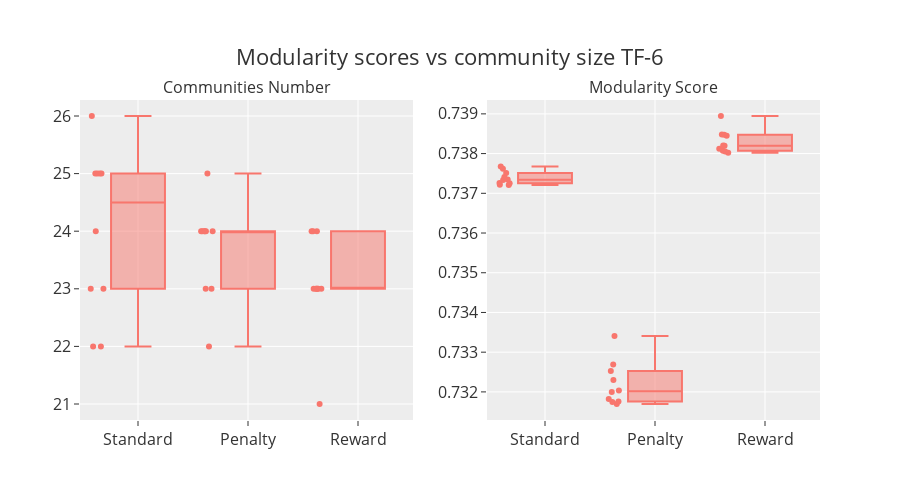

Notebook code cell kept with this figure:
### Markdown cell above
# Leiden score comparison

Looking at the leiden score comparison between experiments

### Code cell
leiden_scores = tum.comb_leiden_scores()

# the TF = 50 contain experiments with the different modifiers
leiden_scores = leiden_scores.loc[leiden_scores["TF"] != "50"]

# Specific to the tum dataset
leiden_scores.loc[leiden_scores["Modifier"] == "beta", "Modifier"] = "Penalty"

# Figure for multiple TFs and 3 Leiden scores
fig = px.scatter(leiden_scores, x="Modifier", color="TF", y="ModularityScore", size="ModuleNum", facet_col="Leiden Rank", facet_col_wrap=4)

# Fir for one TF and 10 Leiden scores
fig = gh.plot_leiden(exps=tum, tf="6")
fig.update_layout(font=dict(size=16))
# save_fig(name="LeidenMetrics_{}".format(label), fig=fig, base_path=figures_path, width=1400, height=600)

### Figure 1 — Plotly figure (JSON) as saved in the notebook; plotly's stock layout.template omitted (floating-point values rounded to 4 significant figures)
{"data": [{"alignmentgroup": "True", "boxpoints": "all", "hovertemplate": "TF=6<br>Modifier=%{x}<br>ModuleNum=%{y}<extra></extra>", "legendgroup": "6", "marker": {"color": "#F8766D"}, "name": "6", "notched": false, "offsetgroup": "6", "orientation": "v", "showlegend": true, "type": "box", "x": ["Standard", "Standard", "Standard", "Standard", "Standard", "Standard", "Standard", "Standard", "Standard", "Standard", "Penalty", "Penalty", "Penalty", "Penalty", "Penalty", "Penalty", "Penalty", "Penalty", "Penalty", "Penalty", "Reward", "Reward", "Reward", "Reward", "Reward", "Reward", "Reward", "Reward", "Reward", "Reward"], "x0": " ", "xaxis": "x", "y": [25, 23, 24, 25, 26, 22, 22, 25, 23, 25, 24, 24, 22, 24, 24, 24, 23, 23, 24, 25, 24, 23, 21, 23, 24, 24, 23, 23, 23, 23], "y0": " ", "yaxis": "y"}, {"alignmentgroup": "True", "boxpoints": "all", "hovertemplate": "TF=6<br>Modifier=%{x}<br>ModularityScore=%{y}<extra></extra>", "legendgroup": "6", "marker": {"color": "#F8766D"}, "name": "6", "notched": false, "offsetgroup": "6", "orientation": "v", "showlegend": true, "type": "box", "x": ["Standard", "Standard", "Standard", "Standard", "Standard", "Standard", "Standard", "Standard", "Standard", "Standard", "Penalty", "Penalty", "Penalty", "Penalty", "Penalty", "Penalty", "Penalty", "Penalty", "Penalty", "Penalty", "Reward", "Reward", "Reward", "Reward", "Reward", "Reward", "Reward", "Reward", "Reward", "Reward"], "x0": " ", "xaxis": "x2", "y": [0.7377, 0.7376, 0.7375, 0.7374, 0.7374, 0.7373, 0.7373, 0.7373, 0.7372, 0.7372, 0.7334, 0.7327, 0.7325, 0.7323, 0.732, 0.732, 0.7318, 0.7318, 0.7317, 0.7317, 0.7389, 0.7385, 0.7385, 0.7385, 0.7382, 0.7382, 0.7381, 0.7381, 0.7381, 0.738], "y0": " ", "yaxis": "y2"}], "layout": {"annotations": [{"font": {"size": 16}, "showarrow": false, "text": "Communities Number", "x": 0.225, "xanchor": "center", "xref": "paper", "y": 1, "yanchor": "bottom", "yref": "paper"}, {"font": {"size": 16}, "showarrow": false, "text": "Modularity Score", "x": 0.775, "xanchor": "center", "xref": "paper", "y": 1, "yanchor": "bottom", "yref": "paper"}], "font": {"size": 16}, "height": 500, "showlegend": false, "title": {"text": "Modularity scores vs community size TF-6 ", "y": 0.9}, "xaxis": {"anchor": "y", "domain": [0, 0.45]}, "xaxis2": {"anchor": "y2", "domain": [0.55, 1]}, "yaxis": {"anchor": "x", "domain": [0, 1]}, "yaxis2": {"anchor": "x2", "domain": [0, 1]}}}
